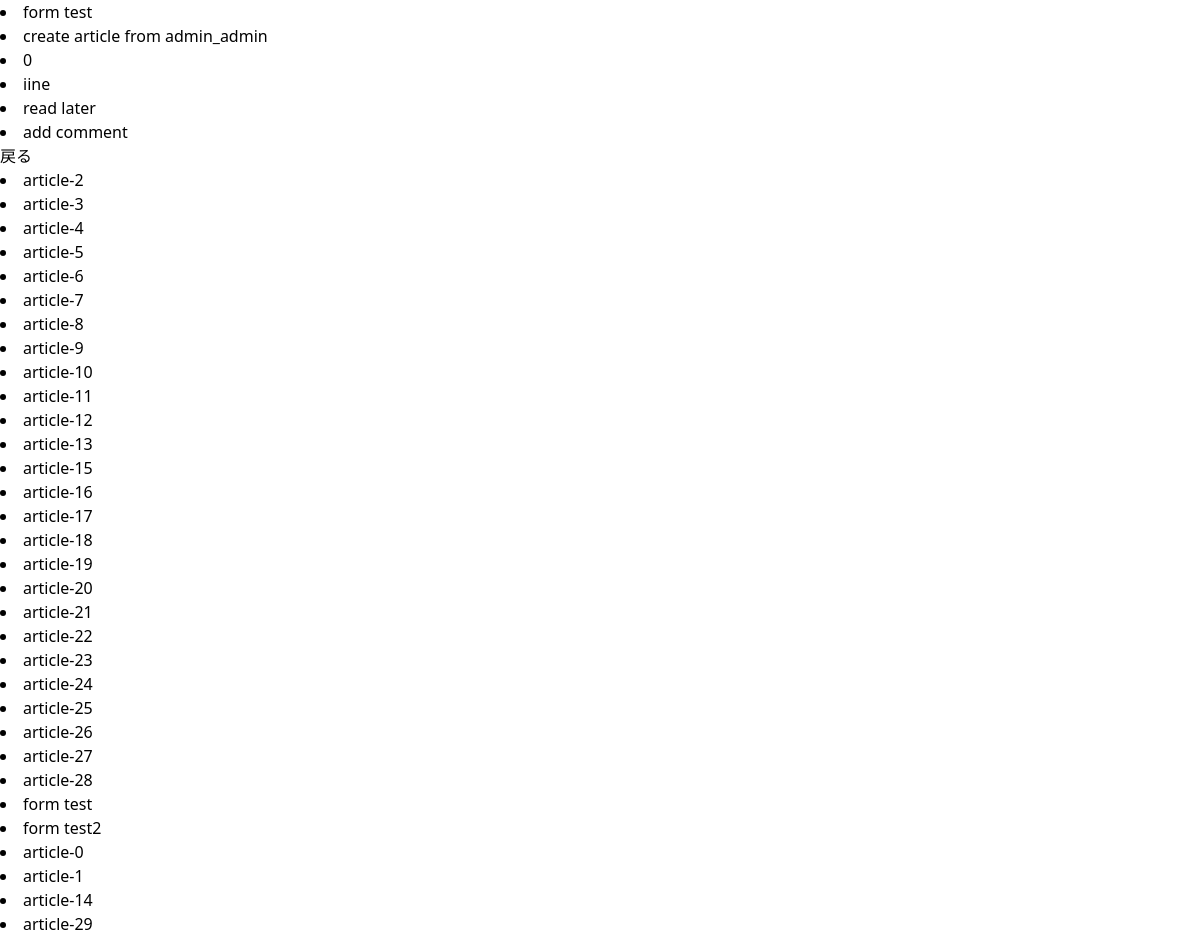
/detail/96 (signed in), run on the app's committed database.
### blog/models.py (models this page shows, shortened)
class Article(models.Model):
    title = models.CharField(
        max_length=50, verbose_name='記事のタイトル', unique=True)
    content = models.CharField(max_length=3000, verbose_name='記事内容')
    picture = models.ImageField(null=True, blank=True, default='article_thumbnail/default.JPG',
                                upload_to='article_thumbnail', verbose_name='記事のサムネ')
    user = models.ForeignKey(
        get_user_model(), on_delete=models.CASCADE, verbose_name='編集者情報', related_name='create_user')
    PUBLIC_SETTINGS_CHOICES = (
        (False, '非公開'),
        (True, '公開中')
    )
    is_public = models.BooleanField(
        default=False, choices=PUBLIC_SETTINGS_CHOICES, verbose_name='公開設定')
    public_date = models.DateField(verbose_name='公開日')
    category = models.ForeignKey(Category, on_delete=models.CASCADE, verbose_name='カテゴリー', null=True, blank=True)
    good_user = models.ManyToManyField(get_user_model(), blank=True, verbose_name='高評価ユーザー', related_name='good_user')
    good_count = models.IntegerField(default=0, verbose_name='いいねの数')
    read_later_user = models.ManyToManyField(get_user_model(), blank=True, verbose_name='後で読むユーザー',
                                             related_name='later_user')
    browsing_user = models.ManyToManyField(get_user_model(), blank=True, related_name='browsing_user',
                                           verbose_name='閲覧したユーザー')
    class Meta:
        verbose_name_plural = '記事'

### blog/views.py (the view)
# urls.py: path('detail/<int:pk>', views.ArticleDetail.as_view(), name='detail_article'),
class ArticleDetail(DetailView):
    template_name = 'blog/detail.html'
    model = models.Article
    def write_browsing_history(self, reading_article):
        user = self.request.user
        if user not in reading_article.browsing_user.all():
            reading_article.browsing_user.add(user)
    def get_recommended_article_list(self):
        recommended_article_list = []
        articles = models.Article.objects.filter(is_public=True).order_by('-good_count', '-public_date')
        for article in articles:
            if self.request.user in article.read_later_user.all():
                recommended_article_list.append(article)
        for article in articles:
            if self.request.user not in article.browsing_user.all() and article not in recommended_article_list:
                recommended_article_list.append(article)
        for article in articles:
            if self.request.user in article.browsing_user.all() and article not in recommended_article_list:
                recommended_article_list.append(article)
        return recommended_article_list
    def get_context_data(self, **kwargs):
        context = super(ArticleDetail, self).get_context_data(**kwargs)
        article = get_object_or_404(models.Article, id=self.kwargs['pk'], is_public=True)
        self.write_browsing_history(article)
        context.update({
            'comments': models.Comment.objects.filter(article=article),
            'good_cnt': article.good_count,
            'recommend_article_list': self.get_recommended_article_list(),
        })
        return context
    def get_queryset(self):
        return models.Article.objects.filter(is_public=True)

### blog/templates/blog/detail.html (shortened to what this page needs)
<!DOCTYPE html>
<html lang="en">
<head>
    <script src="https://cdn.tailwindcss.com"></script>
</head>
<body>
<li>
    {{ article.title }}
</li>
<li>
    {{ article.content }}
</li>
<li>{{ good_cnt }}</li>
<li><a href="{% url 'do_good' article.pk %}">iine</a></li>
<li><a href="{% url 'read_later' article.pk %}">read later</a></li>
<li><a href="{% url 'create_comment' article.pk %}">add comment</a></li>
<a href="{% url 'index' %}">戻る</a>
{% for article in recommend_article_list %}
<li>{{ article.title }}</li>
{% endfor %}
</body>
</html>

### data on the page
Article: title "form test", content "create article from admin_admin"
Article: title "article-2"
Article: title "article-3"
Article: title "article-4"
Article: title "article-5"
Article: title "article-6"
Article: title "article-7"
Article: title "article-8"
Article: title "article-9"
Article: title "article-10"
Article: title "article-11"
Article: title "article-12"
Article: title "article-13"
Article: title "article-15"
Article: title "article-16"
Article: title "article-17"
Article: title "article-18"
Article: title "article-19"
Article: title "article-20"
Article: title "article-21"
Article: title "article-22"
Article: title "article-23"
Article: title "article-24"
Article: title "article-25"
Article: title "article-26"
Article: title "article-27"
Article: title "article-28"
Article: title "form test2"
Article: title "article-0"
Article: title "article-1"
Article: title "article-14"
Article: title "article-29"

### other printed values
{{ good_cnt }} "0"
